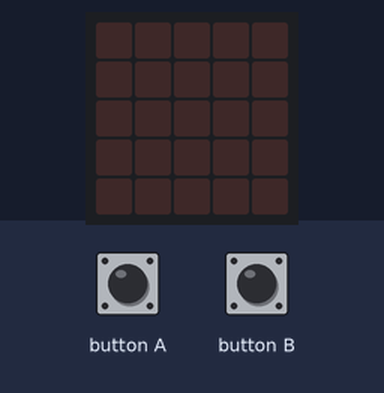
Recording of a program running on a simulated BBC micro:bit (MakeCode). Parts: the board's 5×5 LED display. The test bench sets the inputs (shaded band).

Above: at 1.2 s.
1.3 s: button A pressed for 0.15 s
At 2.0 s:
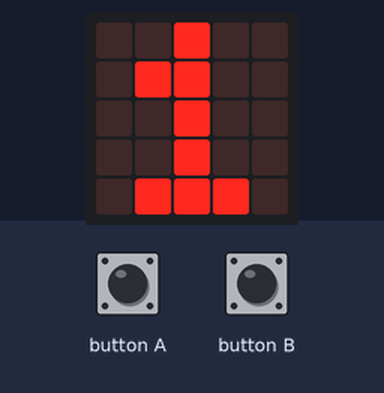
At 3.3 s:
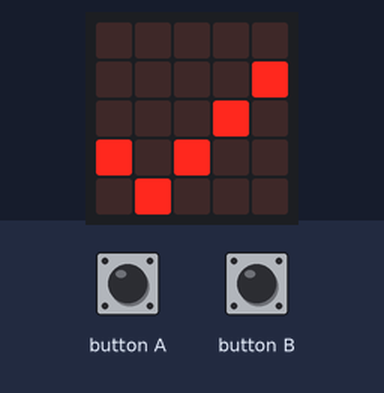
3.7 s: button B pressed for 0.15 s
6.8 s: button B pressed for 0.15 s
At 10.6 s:
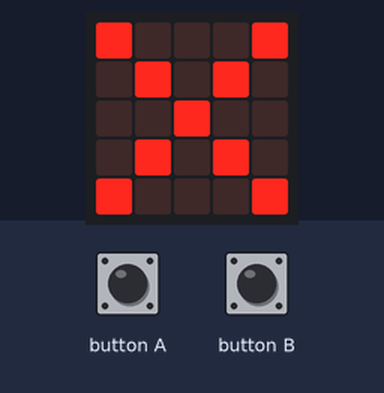
Timing chart, 0 to 12.1 s (numbered marks = the images above; inputs shaded):
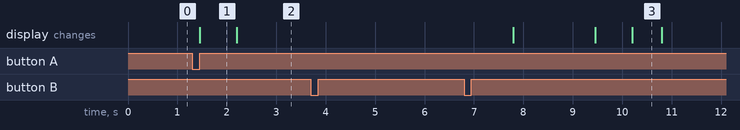

Measured:
- after the input at 1.3 s, the display: changes after 0.15 s (image 1)
- after the input at 3.7 s, every drawn part: stays the same
- after the input at 6.8 s, the display: first differs from a run without the input after 3.4 s (image 3)
- what the display in image 1 shows lasts 0.7 s, from 1.5 s to 2.2 s
- what the display in image 3 shows lasts 0.6 s, from 10.2 s to 10.8 s

The program:

main.ts
```typescript
input.onButtonPressed(Button.A, function () {
    Carro_Nuevo = Carro_Nuevo + 1
    basic.showNumber(Carro_Nuevo)
    if (Carro_Nuevo > 10) {
        Carro_Nuevo = 10
        basic.showIcon(IconNames.No)
        basic.pause(2000)
        basic.clearScreen()
    } else {
        basic.showIcon(IconNames.Yes)
        basic.pause(5000)
        basic.clearScreen()
    }
})
input.onButtonPressed(Button.B, function () {
    if (Carro_Nuevo > 0) {
        basic.showIcon(IconNames.Yes)
        basic.pause(5000)
        Carro_Nuevo = Carro_Nuevo - 1
        basic.showNumber(Carro_Nuevo)
        basic.clearScreen()
    } else {
        basic.showIcon(IconNames.No)
        basic.clearScreen()
    }
})
let Carro_Nuevo = 0
Carro_Nuevo = 0
basic.forever(function () {

})
```

test.ts
```typescript
// aquí va el archivo "tests"; esto no se compilará cuando este paquete se utilice como una extensión.
```
